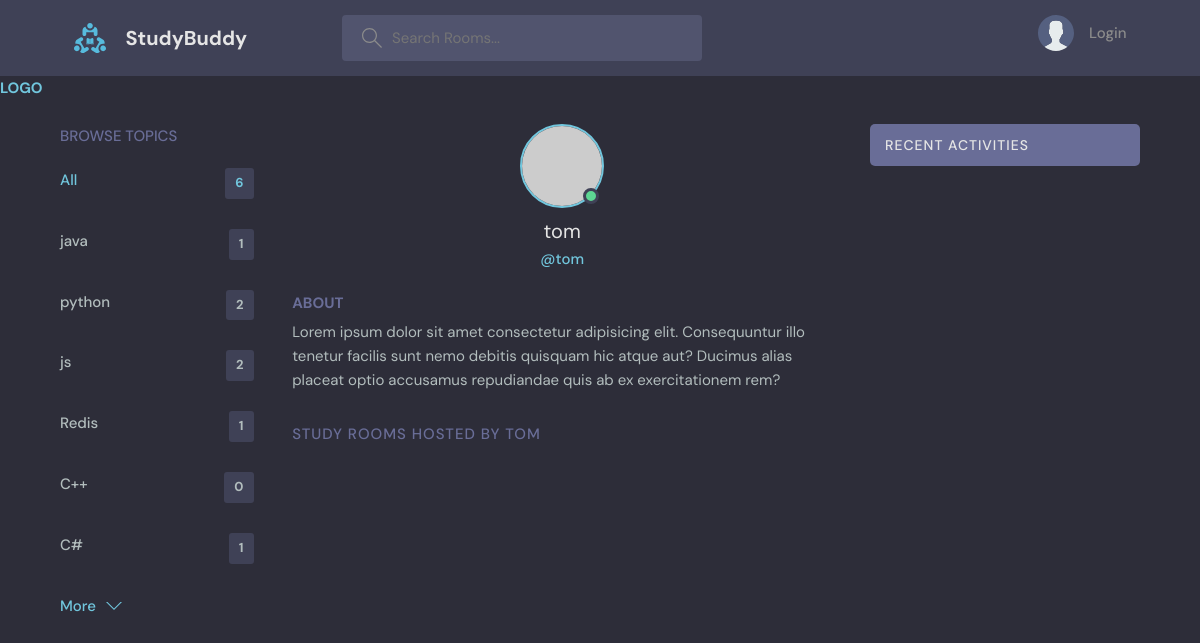
Screenshot of /profile/4 with the database file from the repository.
### base/models.py (models this page shows, shortened)
class Topic(models.Model):
    name = models.CharField(max_length=200)

### base/views.py (the view)
# urls.py: path('profile/<str:pk>', views.userProfile, name="user-profile"),
def userProfile(request, pk):
    user = User.objects.get(id=pk)
    print('user---------',user)
    rooms = user.room_set.all()
    room_messages = user.message_set.all()
    print('room_messages---------',room_messages)
    topics = Topic.objects.all()
    context = {
        'user': user,
        'rooms': rooms,
        'room_messages' : room_messages,
        'topics' : topics
    }
    return render(request, 'base/profile.html', context)

### base/templates/base/profile.html (shortened to what this page needs)
{% extends "main.html" %}
{% block content %}
<main class="profile-page layout layout--3">
  <div class="container">
    {% include "base/topics_component.html" %}
    <div class="roomList">
      <div class="profile">
        <div class="profile__avatar">
          <div class="avatar avatar--large active">
            <img src="https://randomuser.me/api/portraits/men/11.jpg" />
          </div>
        </div>
        <div class="profile__info">
          <h3>{{ user.username }}</h3>
          <p>@{{ user.username }}</p>
        </div>
        <div class="profile__about">
          <h3>About</h3>
          <p>
            Lorem ipsum dolor sit amet consectetur adipisicing elit. Consequuntur illo tenetur
            facilis sunt nemo debitis quisquam hic atque aut? Ducimus alias placeat optio
            accusamus repudiandae quis ab ex exercitationem rem?
          </p>
        </div>
      </div>
      <div class="roomList__header">
        <div>
          <h2>Study Rooms Hosted by {{user}}</a>
          </h2>
        </div>
      </div>
    </div>
    {% include "base/activity_component.html" %}
  </div>
</main>
{% endblock content %}

### base/templates/base/topics_component.html
<div class="topics">
  <div class="topics__header">
    <h2>Browse Topics</h2>
  </div>
  <ul class="topics__list">
    <li>
      <a href="{% url 'home' %}" class="active">All <span>{{topics.count}}</span></a>
    </li>
    {% for topic in topics %}
    <li>
      <a href="{% url 'home' %}?q={{topic.name}}"
        >{{ topic.name }} <span> {{topic.room_set.all.count}} </span></a
      >
    </li>
    {% endfor %}
  </ul>
  <a class="btn btn--link" href="topics.html">
    More
    <svg
      version="1.1"
      xmlns="http://www.w3.org/2000/svg"
      width="32"
      height="32"
      viewBox="0 0 32 32"
    >
      <title>chevron-down</title>
      <path d="M16 21l-13-13h-3l16 16 16-16h-3l-13 13z"></path>
    </svg>
  </a>
</div>

### static/styles/style.css (style rules this page uses)
:root { --color-main: #71c6dd; --color-main-light: #e1f6fb; --color-dark: #3f4156; --color-dark-medium: #51546e; --color-dark-light: #696d97; --color-light: #e5e5e5; --color-gray: #8b8b8b; --color-light-gray: #b2bdbd; --color-bg: #2d2d39; --color-success: #5dd693; --color-error: #fc4b0b; }
* { font-family: "DM Sans", -apple-system, BlinkMacSystemFont, "Segoe UI", Roboto, Oxygen, Ubuntu, Cantarell, "Open Sans", "Helvetica Neue", sans-serif; margin: 0; padding: 0; box-sizing: border-box; text-rendering: optimizeLegibility; font-size: inherit; }
html { font-size: 56.25%; }
@media only screen and (min-width: 1200px) { html { font-size: 62.5%; } }
body { line-height: 1.6; font-weight: 400; font-size: 1.5rem; color: var(--color-light-gray); background-color: var(--color-bg); min-height: 100vh; }
img { width: 100%; }
a { display: inline-block; color: var(--color-main); text-decoration: none; }
.container { max-width: 120rem; width: 90%; margin: auto; }
.btn { background-color: transparent; border: none; display: inline-flex; align-items: center; gap: 1rem; cursor: pointer; transition: all ease-in-out 0.3s; padding: 1rem 2rem; border-radius: 5px; box-shadow: 1px 1px 3px 1px rgba(0, 0, 0, 0.15); font-weight: 500; }
.btn--link { border-radius: 0; padding: 0; color: var(--color-main); box-shadow: none; }
.btn > svg { fill: currentColor; width: 1.6rem; height: 1.6rem; }
.avatar { position: relative; display: inline-block; border-radius: 50%; border: 2px solid var(--color-main); }
.avatar img { display: block; border-radius: 50%; object-fit: cover; object-position: center; }
.avatar::after { content: ""; display: block; position: absolute; background-color: var(--color-gray); z-index: 111; border-radius: 50%; border: 0.3rem solid var(--color-dark); }
.avatar.active::after { background-color: var(--color-success); }
.avatar.avatar--large img { display: block; width: 8rem; height: 8rem; border-radius: 50%; }
.avatar.avatar--large:after { width: 1rem; height: 1rem; bottom: 2px; right: 3.5px; }
.layout { margin-top: 2.4rem; }
.layout > .container { display: flex; justify-content: space-between; align-items: flex-start; }
.layout--3 > .container > div:first-child { flex-basis: 18%; max-width: 22.5rem; }
.layout--3 > .container > div:nth-child(2) { flex-basis: 50%; }
.topics__header { margin-bottom: 2rem; }
.topics__header h2 { text-transform: uppercase; font-weight: 500; color: var(--color-dark-light); }
.topics__list { list-style: none; }
.topics__list li a { display: flex; justify-content: space-between; margin-bottom: 3rem; font-weight: 500; color: var(--color-light-gray); transition: all 0.3s ease-in-out; }
.topics__list li a.active, .topics__list li a:hover { color: var(--color-main); }
.topics__list li a span { padding: 0.5rem 1rem; background-color: var(--color-dark); border-radius: 3px; font-size: 1.3rem; font-weight: 700; letter-spacing: 1px; }
.roomList__header { display: flex; justify-content: space-between; align-items: center; margin-bottom: 2.4rem; }
.roomList__header h2 { text-transform: uppercase; font-weight: 500; color: var(--color-light); letter-spacing: 1px; }
.profile { margin-bottom: 3rem; }
.profile__avatar { text-align: center; }
.profile__info { text-align: center; }
.profile__info h3 { font-size: 2rem; color: var(--color-light); font-weight: 400; }
.profile__info p { color: var(--color-main); font-weight: 500; margin-bottom: 1rem; }
.profile__about { margin-top: 2rem; }
.profile__about h3 { text-transform: uppercase; color: var(--color-dark-light); margin-bottom: 0.5rem; }
.profile-page .roomList__header { margin-bottom: 1.5rem; }
.profile-page .roomList__header h2 { color: var(--color-dark-light); }

### rows the page displays
Topic: name "java", room_set.all.count "1"
Topic: name "python", room_set.all.count "2"
Topic: name "js", room_set.all.count "2"
Topic: name "Redis", room_set.all.count "1"
Topic: name "C++", room_set.all.count "0"
Topic: name "C#", room_set.all.count "1"

### other values shown
{{ topics.count }} "6"
{{ user.username }} "tom"
{{ user }} "TOM"
